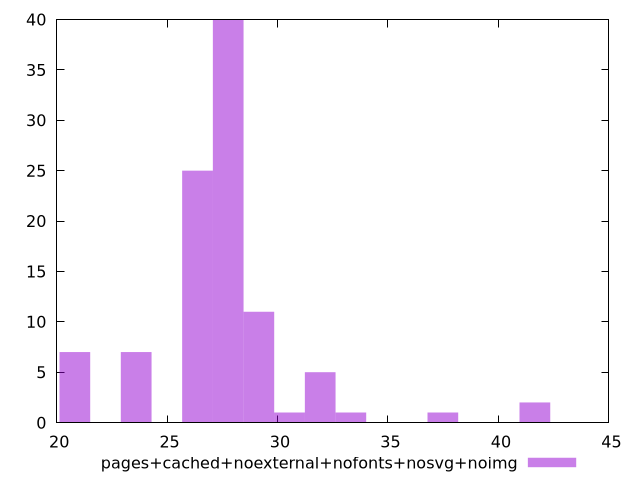

Generate this figure with gnuplot:
$_pagesCachedNoexternalNofontsNosvgNoimg <<EOF
27.766554687126074 40
23.60157148405716 7
26.37822695276977 25
20.824916015344556 7
29.154882421482377 11
31.931537890194985 5
37.4848488276202 1
41.64983203068911 2
30.54321015583868 1
33.319865624551284 1
EOF
set key outside below
set terminal pngcairo
set output "report_00006_2020-11-02T20-21-41.718Z/max-potential-fid/pages+cached+noexternal+nofonts+nosvg+noimg//raw_hist.png"
set yrange [0:40]
set boxwidth 1.3883277343563036
set style fill transparent solid 0.5 noborder
plot $_pagesCachedNoexternalNofontsNosvgNoimg title "pages+cached+noexternal+nofonts+nosvg+noimg" with boxes ,
